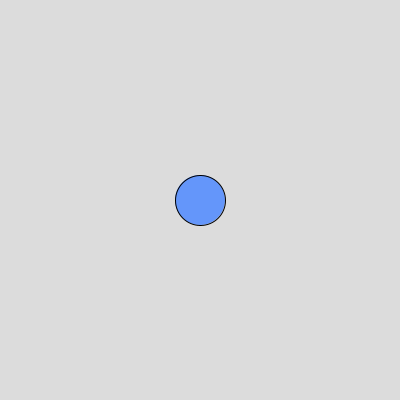
Frame 1 (no input)
Frame 60 (the mouse pressed at the canvas centre just before this capture): identical to frame 1, image omitted
Frame 120 (the mouse held since frame 60 and released just before this capture): identical to frame 1, image omitted

The Processing sketch that drew this single still picture (run headless with seeded random() and noise(); from frame 60 on, the mouse is pressed at the canvas centre):

// Processing sketch: week01_5
// ── week01_5.pde
//week01_5_google_gemini_mouse_wheel_void_mosueWheel_MouseEvent_getCount
// google gemini: Pricessing 怎麼用到 mouse wheel
// 把AI摘要的程式碼copy過來用
float circleSize = 50; // 初始圓形大小

void setup() {
  size(400, 400);
}

void draw() {
  background(220);
  fill(100, 150, 250);
  ellipse(width/2, height/2, circleSize, circleSize);
}

// 當滑鼠滾輪轉動時自動執行
void mouseWheel(MouseEvent event) {
  float e = event.getCount(); // 取得滾輪數值 (向上為負，向下為正)
  
  // 根據滾動方向調整大小
  circleSize += e * 5; 
  
  // 限制大小範圍，避免變負數或過大
  circleSize = constrain(circleSize, 10, 300);
}
